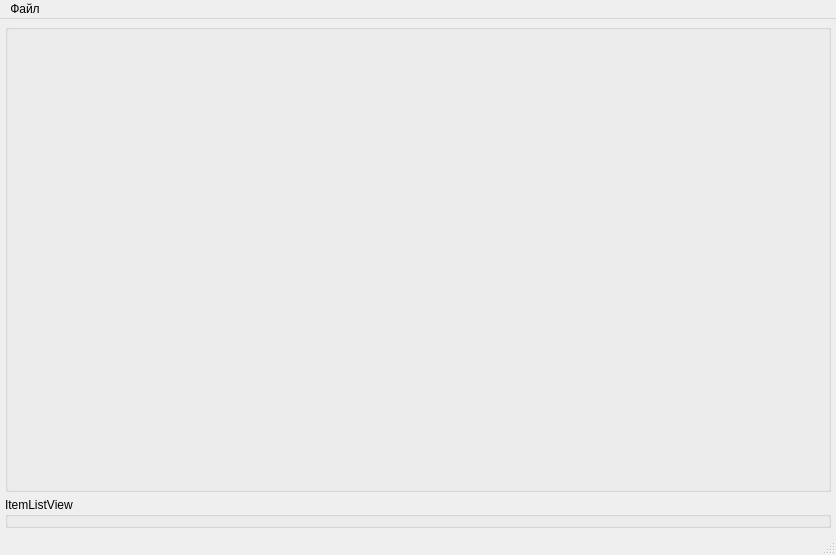
<?xml version="1.0" encoding="UTF-8"?>
<ui version="4.0">
 <class>MainWindow</class>
 <widget class="QMainWindow" name="MainWindow">
  <property name="geometry">
   <rect>
    <x>0</x>
    <y>0</y>
    <width>836</width>
    <height>555</height>
   </rect>
  </property>
  <property name="windowTitle">
   <string>HexViewerTest</string>
  </property>
  <widget class="QWidget" name="centralwidget">
   <layout class="QVBoxLayout" name="verticalLayout" stretch="1,0">
    <property name="spacing">
     <number>5</number>
    </property>
    <property name="leftMargin">
     <number>5</number>
    </property>
    <property name="topMargin">
     <number>5</number>
    </property>
    <property name="rightMargin">
     <number>5</number>
    </property>
    <property name="bottomMargin">
     <number>5</number>
    </property>
    <item>
     <widget class="QGroupBox" name="groupBox">
      <property name="title">
       <string/>
      </property>
     </widget>
    </item>
    <item>
     <widget class="QGroupBox" name="listViewBox">
      <property name="title">
       <string>ItemListView</string>
      </property>
     </widget>
    </item>
   </layout>
  </widget>
  <widget class="QMenuBar" name="menubar">
   <property name="geometry">
    <rect>
     <x>0</x>
     <y>0</y>
     <width>836</width>
     <height>17</height>
    </rect>
   </property>
   <widget class="QMenu" name="menu">
    <property name="title">
     <string>Файл</string>
    </property>
    <addaction name="separator"/>
    <addaction name="actionExit"/>
   </widget>
   <addaction name="menu"/>
  </widget>
  <widget class="QStatusBar" name="statusbar"/>
  <action name="actionExit">
   <property name="text">
    <string>Выход</string>
   </property>
  </action>
 </widget>
 <resources/>
 <connections/>
</ui>
